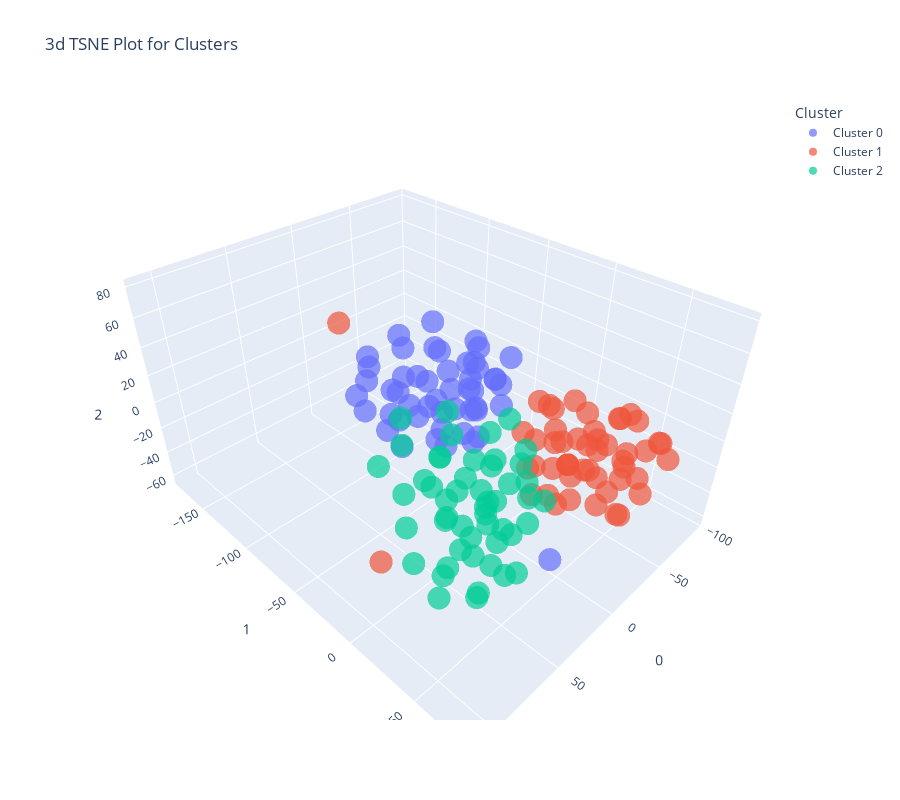

Notebook cell for this chart:
### Code cell
plot_model(x, plot = 'tsne')
